Frame 1 (no input): blank canvas, image omitted
Frame 60 (no input): blank canvas, image omitted
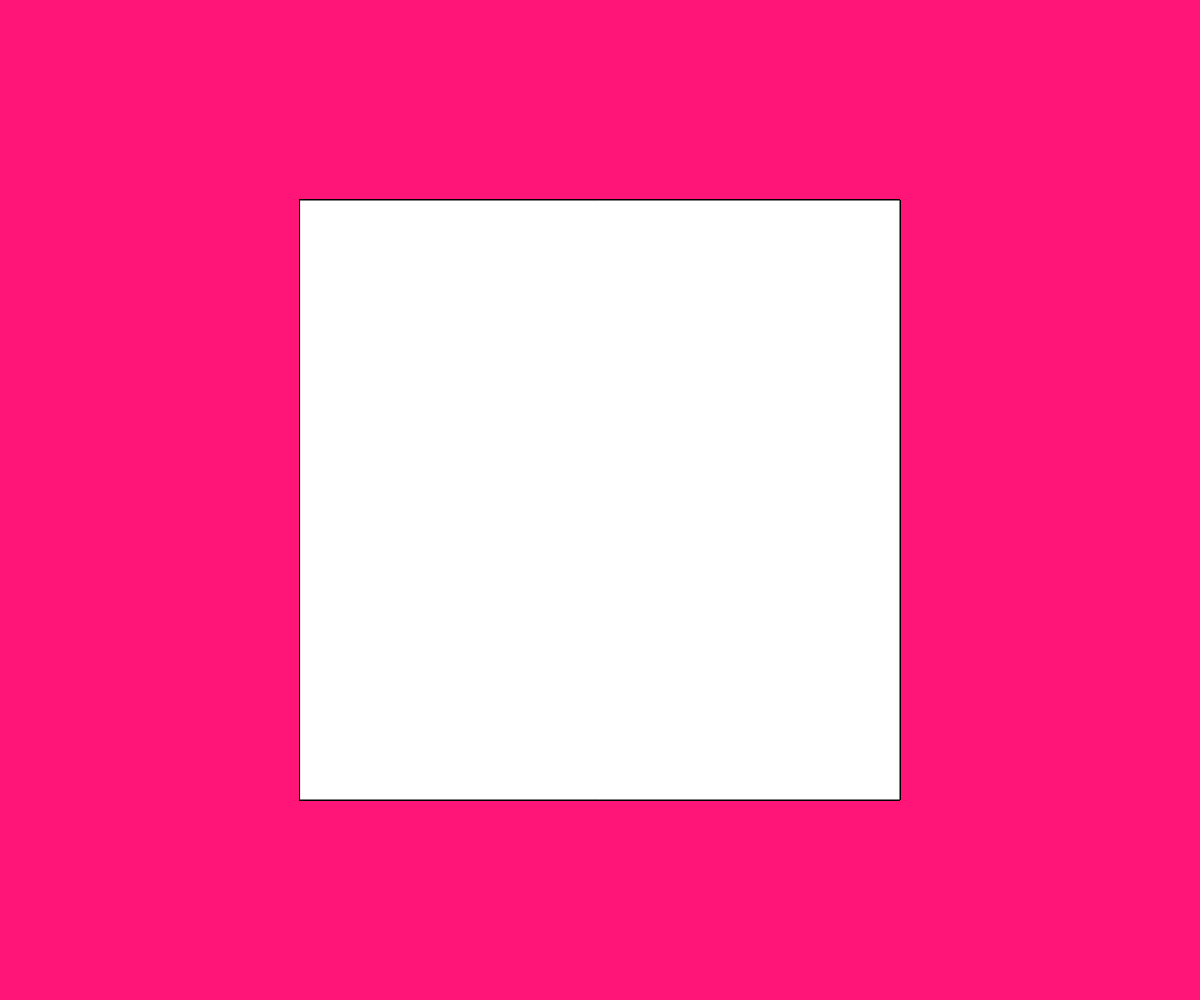
Frame 120 (the mouse pressed at the canvas centre since frame 60)

The p5.js sketch whose frames 1 and 60 were blank and that drew this single picture after the mouse press (run headless with seeded random() and noise() and a simulated clock; from frame 60 on, the mouse is pressed at the canvas centre):

// p5.js sketch
// ── sketch.js
// TODO: use mouseX and mouseY

function setup() {
  createCanvas(windowWidth, windowHeight);
  background(255,20,120);
 rectMode(CENTER);
 
}

function draw() {
  // background(255,20,120);
  rect(width/2, height/2, mouseX);
}

function mouseClicked(){
    background(random(255));

}
